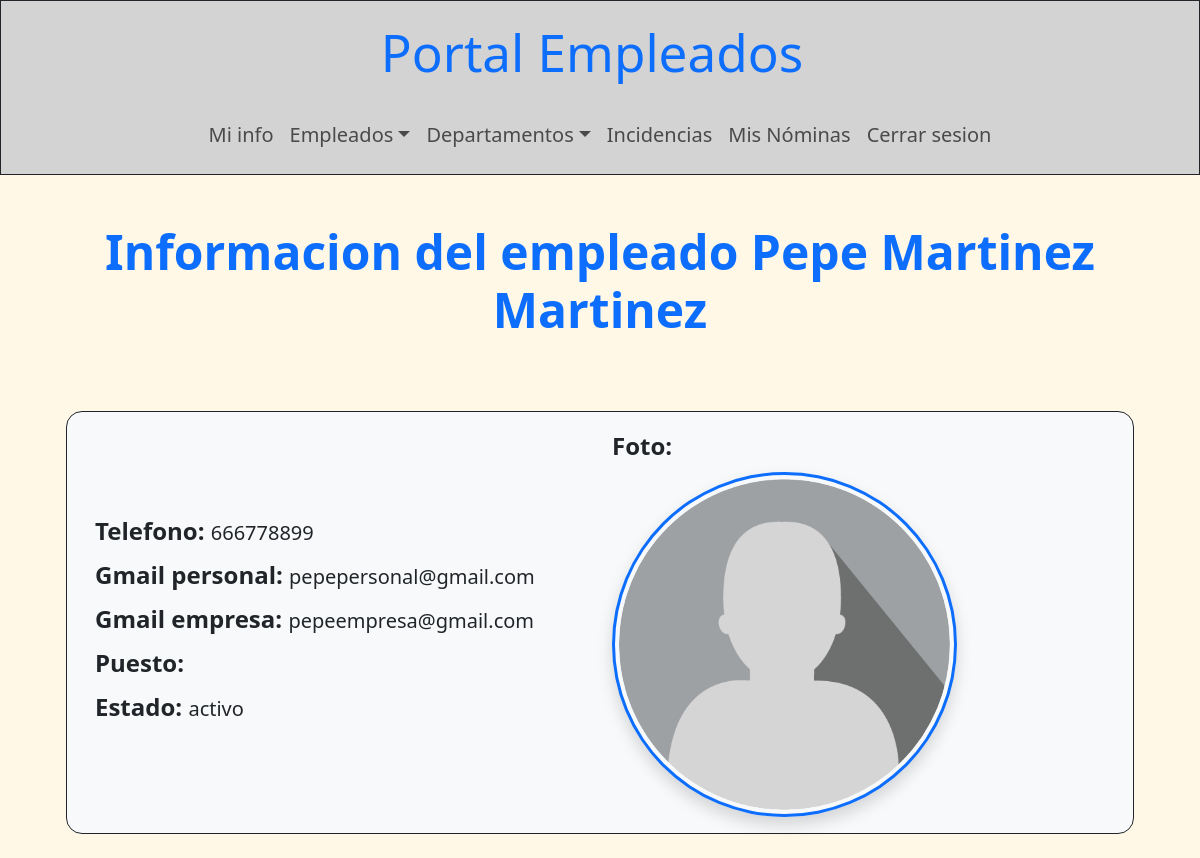
/portalEmpleo/front/paginas/mi_info.php (signed in), run on the app's committed database.
### tables this page shows
CREATE TABLE `empleados` (
  `cod_empleado` int(11) NOT NULL,
  `dni` varchar(9) NOT NULL,
  `nombre` varchar(50) NOT NULL,
  `apellidos` varchar(80) NOT NULL,
  `telefono_personal` varchar(20) NOT NULL,
  `gmail_contacto` varchar(50) NOT NULL,
  `gmail_empresarial` varchar(50) NOT NULL,
  `puesto` varchar(50) NOT NULL,
  `estado` enum('activo','de baja','despedido') DEFAULT 'activo',
  `rol` enum('normal','jefe','admin') DEFAULT 'admin',
  `password_hash` varchar(255) NOT NULL,
  `foto` varchar(70) DEFAULT NULL,
  `cod_departamento` int(11) DEFAULT NULL
);

### portalEmpleo/back/auth/sesion.php (called while the page is built, shortened)
<?php
    $id_sesion_usuario = $_SESSION['id_usuario'];
?>

### portalEmpleo/front/paginas/mi_info.php (the view, shortened to what this page needs)
<!DOCTYPE html>
<html lang="en">
<head>
    <link rel="stylesheet" href="../css/bootstrap.min.css">
</head>
<body class='fondo-web'>
        <?php
            try {
                require_once("../../back/auth/sesion.php");
                require("plantillas/barras_nav.php");
            } catch (\Throwable $th) {
                echo "No se pudo acceder a los archivos auxiliares";
            }
            try {
                    $conexion = mysqli_connect($servidor, $usuario, $contra, $bbdd);
                    mysqli_set_charset($conexion, "utf8mb4");
                    $consulta = mysqli_query($conexion, "SELECT * FROM empleados WHERE cod_empleado = ".$id_sesion_usuario);
                    $usuario = mysqli_fetch_array($consulta);
    echo "<header>";
                    if ($usuario['rol'] == "admin") {
                        echo $barra_admin;
                    } else if ($usuario['rol'] == "jefe") {
                        echo $barra_jefe;
                    } else if ($usuario['rol'] == "normal") {
                        echo $barra_normal;
                    }
    echo "</header>";
    echo "<main>";
            echo "<h2 class='text-center mt-5 mb-4 titulo-mediano fw-bold'>Informacion del empleado ".$usuario['nombre']." ".$usuario['apellidos']."</h2>";
            echo "<section class='container mt-5'>";
                echo "<div class='container p-4'>";
                    echo "<div class='row mx-auto justify-content-center border border-dark rounded-4 bg-light p-3'>";
                        echo "<div class='col-md-6 col-12 d-flex flex-column justify-content-center'>";
                            echo "<p class='mb-2 fs-5 text-break'><strong class='titulo-pequeño'>Telefono: </strong>". $usuario['telefono_personal']."</p>";
                            echo "<p class='mb-2 fs-5 text-break'><strong class='titulo-pequeño'>Gmail personal: </strong>". $usuario['gmail_contacto']."</p>";
                            echo "<p class='mb-2 fs-5 text-break'><strong class='titulo-pequeño'>Gmail empresa: </strong>". $usuario['gmail_empresarial']."</p>";
                            echo "<p class='mb-2 fs-5 text-break'><strong class='titulo-pequeño'>Puesto: </strong>". $usuario['puesto']."</p>";
                            echo "<p class='mb-2 fs-5 text-break'><strong class='titulo-pequeño'>Estado: </strong>". $usuario['estado']."</p>";
                        echo "</div>";
                        echo "<div class='col-md-6 col-12 d-flex flex-column'>";
                            echo "<p class='mb-2 fs-5'><strong class='titulo-pequeño'>Foto: </p>";
                            if ($usuario['foto'] == "") {
                                echo "<img src='../../media/empleados/default.png' alt='foto generica'  class='img-empleado rounded-circle shadow border border-3 border-primary p-1'>";
                            } else {
                                echo "<img src='../../media/empleados/".$usuario['foto']."' alt='foto empleado' class='img-empleado rounded-circle shadow border border-3 border-primary p-1'>";
                            }
                        echo "</div>";
                    echo "</div>";
                echo "</div>";
            echo "</section>";
    echo "</main>";
            } catch (mysqli_sql_exception $sql) {
                echo "No se pudo acceder a la bbdd: $sql";
            }
        ?>
</body>
</html>

### data on the page
empleados: nombre "Pepe", apellidos "Martinez Martinez", telefono_personal "666778899", gmail_contacto "pepepersonal@gmail.com", gmail_empresarial "pepeempresa@gmail.com", estado "activo"
